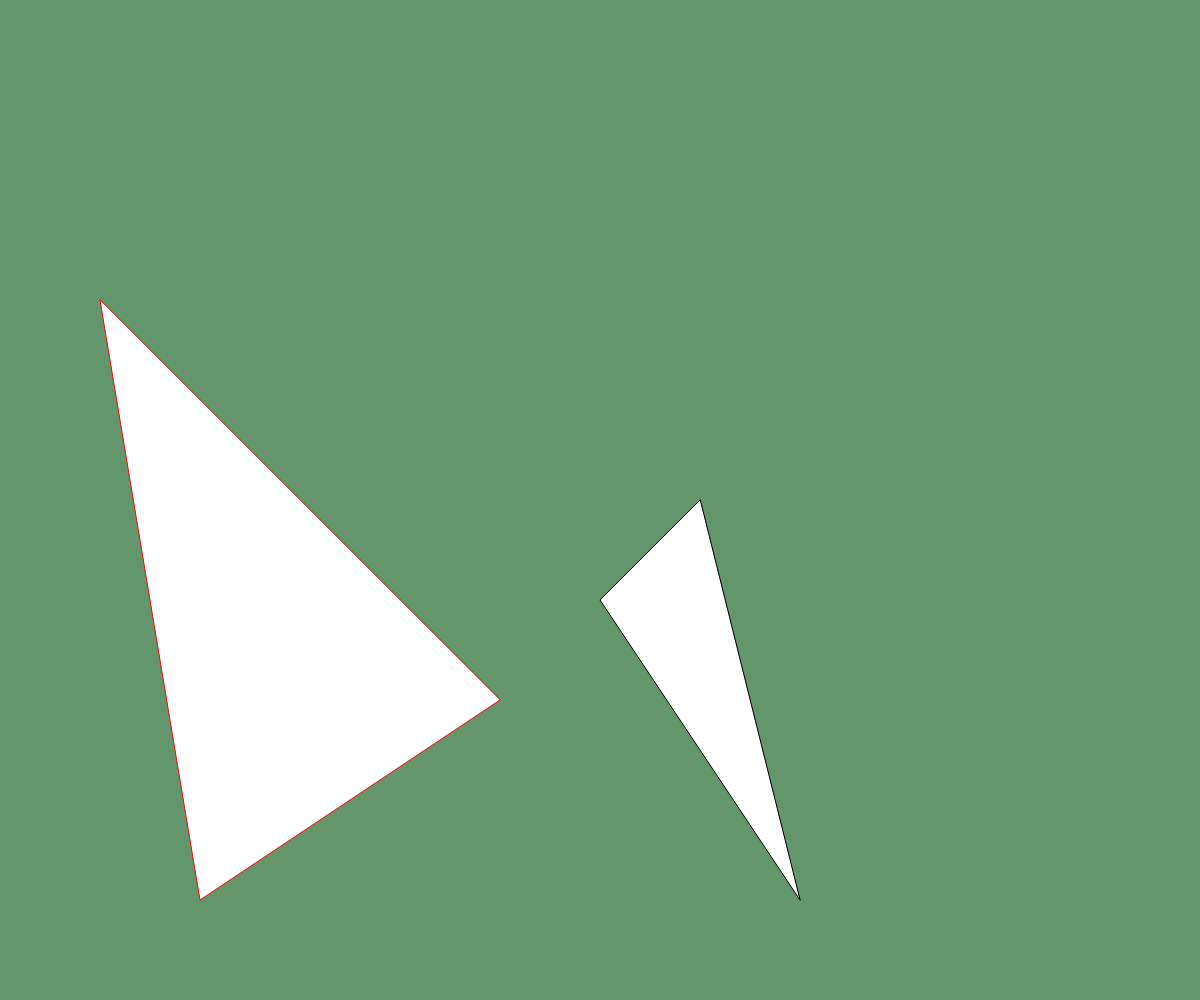
Frame 1 (no input)
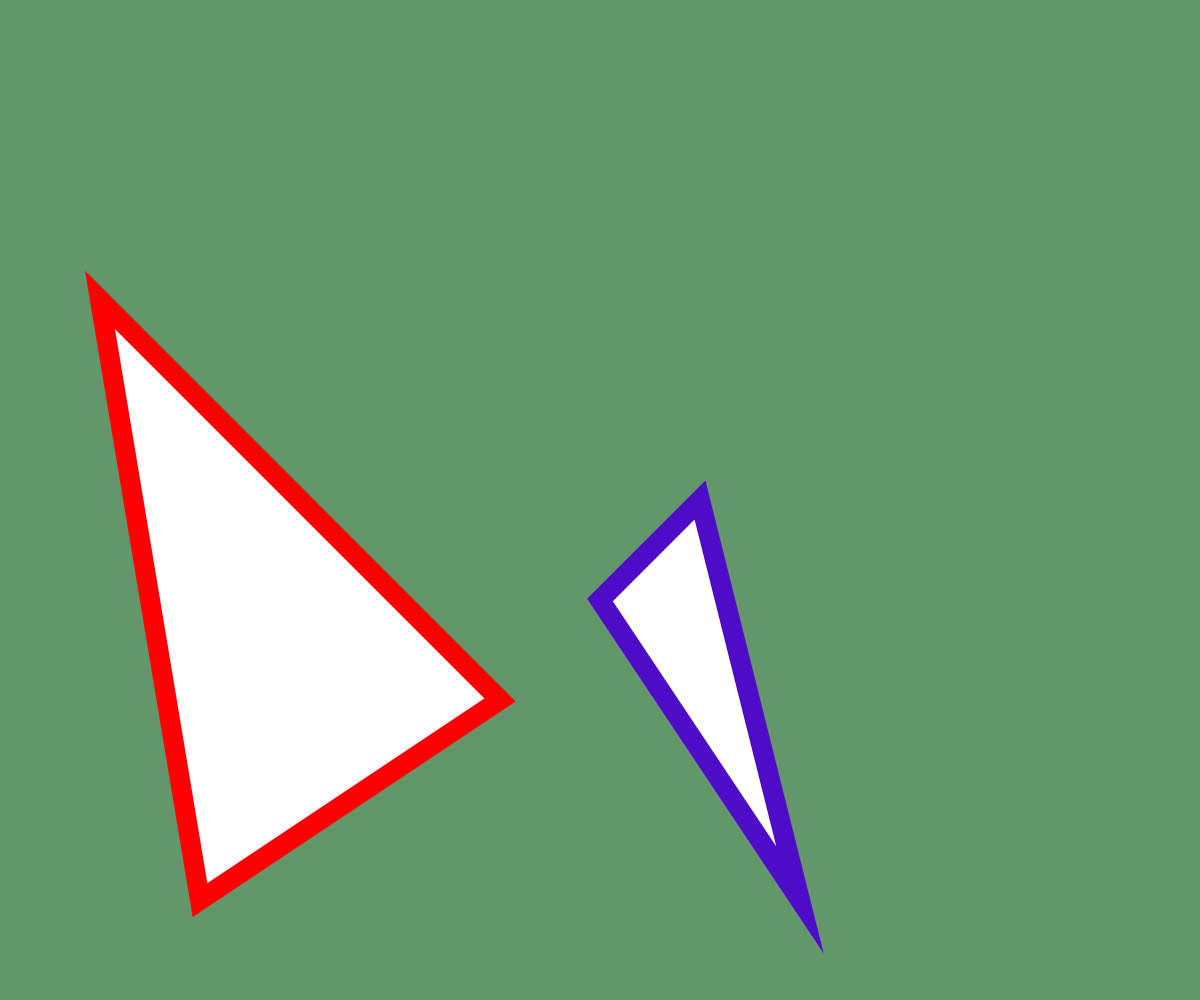
Frame 60 (no input)
Frame 120 (the mouse pressed at the canvas centre since frame 60): identical to frame 60, image omitted

The p5.js sketch that drew these frames (run headless with seeded random() and noise() and a simulated clock; from frame 60 on, the mouse is pressed at the canvas centre):

// p5.js sketch
// ── sketch.js
//tome comandos que encontre en la pagina de referencias de p5 y fui probando que hacian

let escala =20;


function setup() {
  createCanvas(windowWidth, windowHeight);
}

function draw() {
  background(100, 150, 108);
  triangle(700, 500, 600, 600, 800, 900);
  console.log();
  stroke(255, 0, 0);
  triangle(100, 300, 200, 900, 500, 700);
  stroke(78, 12, 200)
  strokeWeight(20)

}
